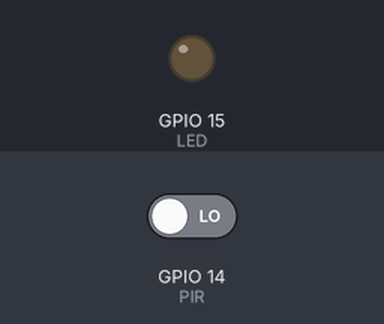
The program below on a simulated Raspberry Pi (BCM pin numbers). Shown: output pins drawn as LEDs (lit = HIGH). Dashed ring = blinking. The inputs (shaded band) are chosen by the test bench; at power-on: GPIO 14 (PIR) LOW. Sound played through the audio output is not drawn and takes no time.

Above: at 1.2 s.
1.3 s: GPIO 14 (PIR) driven HIGH
At 2.1 s:
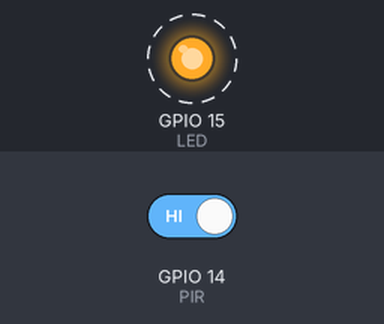
4.3 s: GPIO 14 (PIR) driven LOW
At 5.1 s:
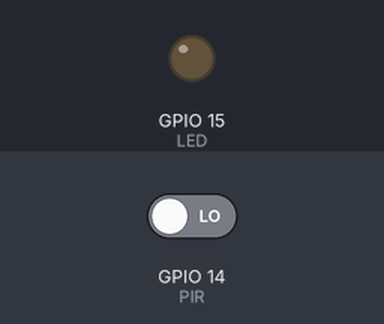
Timing chart, 0 to 7.3 s (numbered marks = the images above; inputs shaded):
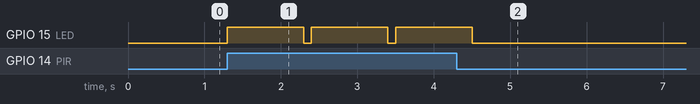

The program:

PIRSound.py
```python
# PIRSound.py - sense a PIR movement and play a sound
# Part of the Alarm System project
# Written by David Whale 2014

import RPi.GPIO as GPIO

import time
import pygame

pygame.mixer.init()
beep = pygame.mixer.Sound("beep.wav")

LED = 15
BUTTON = 4
PIR = 14

GPIO.setmode(GPIO.BCM)
GPIO.setup(BUTTON, GPIO.IN)
GPIO.setup(PIR, GPIO.IN)
GPIO.setup(LED, GPIO.OUT)

while True:
	time.sleep(0.1)
	if GPIO.input(PIR):
		GPIO.output(LED, True)
		beep.play()
		time.sleep(1)
		GPIO.output(LED, False)

# END
```

Measured:
- after the input at 1.3 s, GPIO 15 (LED): alternates HIGH for 1.0 s and LOW for 0.10 s, starting at once
- after the input at 4.3 s, GPIO 15 (LED): goes on until 4.5 s, then stays LOW
